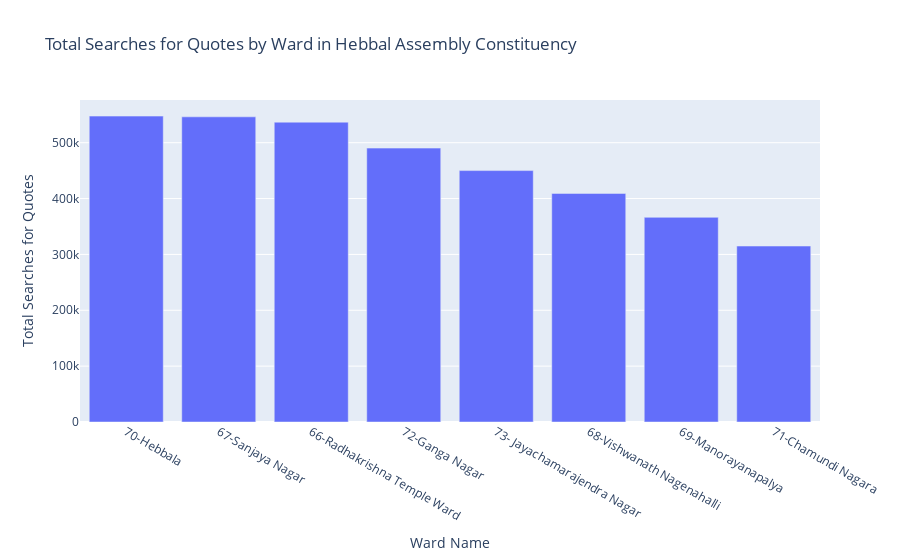

The cell this chart's notebook holds for it:
### Code cell
output=generate_completion("Total Searches for Quotes by Ward Name in Hebbal Assembly Constituency sort in descending order of searches",system_msg,response_format)
code=json.loads(output)['code']
exec(code)

### Figure 1 — Plotly figure (JSON) as saved in the notebook; plotly's stock layout.template omitted (floating-point values rounded to 4 significant figures)
{"data": [{"alignmentgroup": "True", "hovertemplate": "Ward Name=%{x}<br>Total Searches for Quotes=%{y}<extra></extra>", "legendgroup": "", "marker": {"color": "#636efa", "pattern": {"shape": ""}}, "name": "", "offsetgroup": "", "orientation": "v", "showlegend": false, "textposition": "auto", "type": "bar", "x": ["70-Hebbala", "67-Sanjaya Nagar", "66-Radhakrishna Temple Ward", "72-Ganga Nagar", "73- Jayachamarajendra Nagar", "68-Vishwanath Nagenahalli", "69-Manorayanapalya", "71-Chamundi Nagara"], "xaxis": "x", "y": [547623, 546319, 536750, 490301, 450096, 409181, 366398, 314971], "yaxis": "y"}], "layout": {"barmode": "relative", "legend": {"tracegroupgap": 0}, "title": {"text": "Total Searches for Quotes by Ward in Hebbal Assembly Constituency"}, "xaxis": {"anchor": "y", "domain": [0, 1], "title": {"text": "Ward Name"}}, "yaxis": {"anchor": "x", "domain": [0, 1], "title": {"text": "Total Searches for Quotes"}}}}
